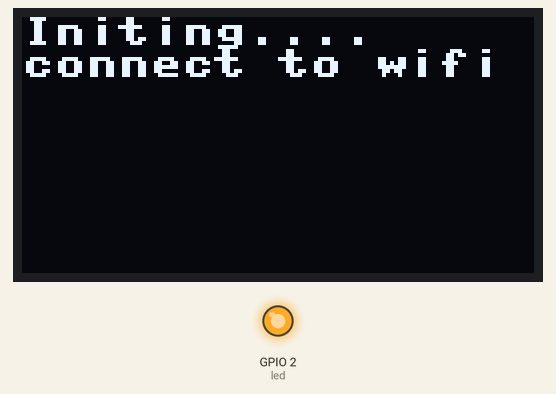
Recording of a program running on a simulated ESP8266 board running MicroPython. On the bench: 128×64 one-colour display, output pins drawn as LEDs (lit = HIGH, except the on-board LED, lit = LOW). Dashed ring = blinking. WiFi joins after 1.5 s; the clock reads 2024-03-15 10:24:30 at power-on unless the program sets it.

Above: at 0.1 s.
At 2.1 s:
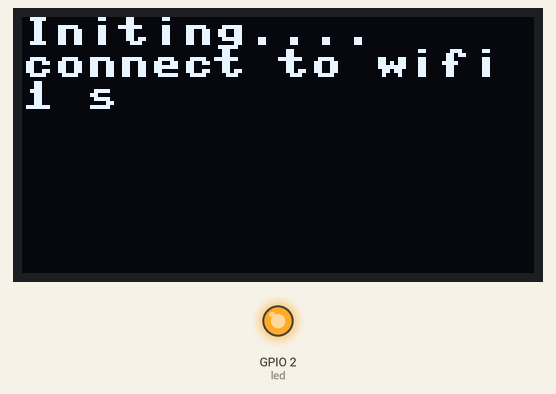
At 3.2 s:
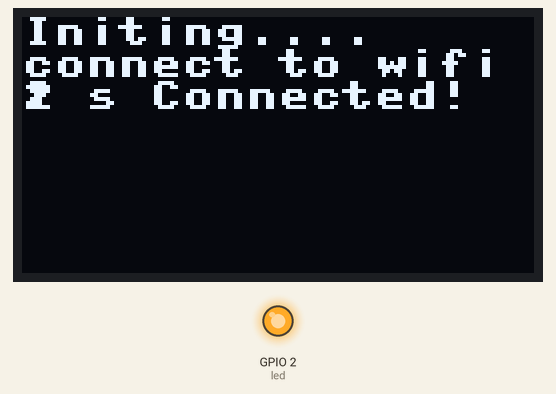
At 4.3 s:
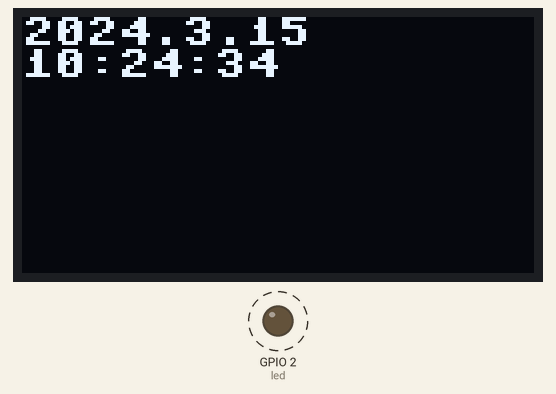
Timing chart, 0 to 40.0 s (numbered marks = the images above):
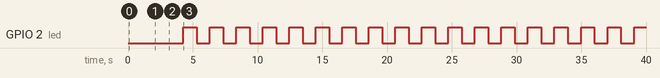

Measured:
- by itself, GPIO 2 (led): alternates HIGH for 1.0 s and LOW for 1.0 s
- what the display in image 1 shows lasts 1.0 s, from 2.1 s to 3.1 s

The program:

HelloWorld.py
```python
from time import sleep
from machine import Pin, I2C
import sh1106
import ntptime
import network
import time
i2c = I2C(scl=Pin(5), sda=Pin(4), freq=400000)
display = sh1106.SH1106_I2C(128, 64, i2c, Pin(16), 0x3c)
display.sleep(False)
display.fill(0)
display.text('Initing....', 0, 0, 1)
display.show()
led = Pin(2,Pin.OUT)
wlan = network.WLAN(network.STA_IF)
wlan.active(True)
display.text('connect to wifi', 0, 8, 1)
display.show()
sleep(1)
connecttime=0
while not wlan.isconnected():
  wlan.connect('Ace', '12345678')
  sleep(1)
  connecttime=connecttime+1
  display.text("%d s" % (connecttime,), 0, 16, 1)
  display.show()
if wlan.isconnected():
  display.text("%d s Connected!"%(connecttime), 0, 16, 1)
  display.show()
else :
  display.text("%d s No Network!"%(connecttime), 0, 16, 1)
  display.show()
  while 1:
    led.on()
    sleep(1)
    led.off()
    sleep(1)
sleep(1)
display.fill(0)
display.show()

ntptime.NTP_DELTA = 3155644800
ntptime.host = 'ntp1.aliyun.com'
ntptime.settime()
nowtime = time.localtime()
display.text("%d.%d.%d"%nowtime[0:3], 0, 0, 1)
display.show()
while 1:
  nowtime = time.localtime()
  display.fill_rect(0,8,128,8,0)
  display.text("%d:%d:%d"%nowtime[3:6], 0, 8, 1)
  display.show()
  led.on()
  sleep(1)
  nowtime = time.localtime()
  display.fill_rect(0,8,128,8,0)
  display.text("%d:%d:%d"%nowtime[3:6], 0, 8, 1)
  display.show()
  led.off()
  sleep(1)
```
